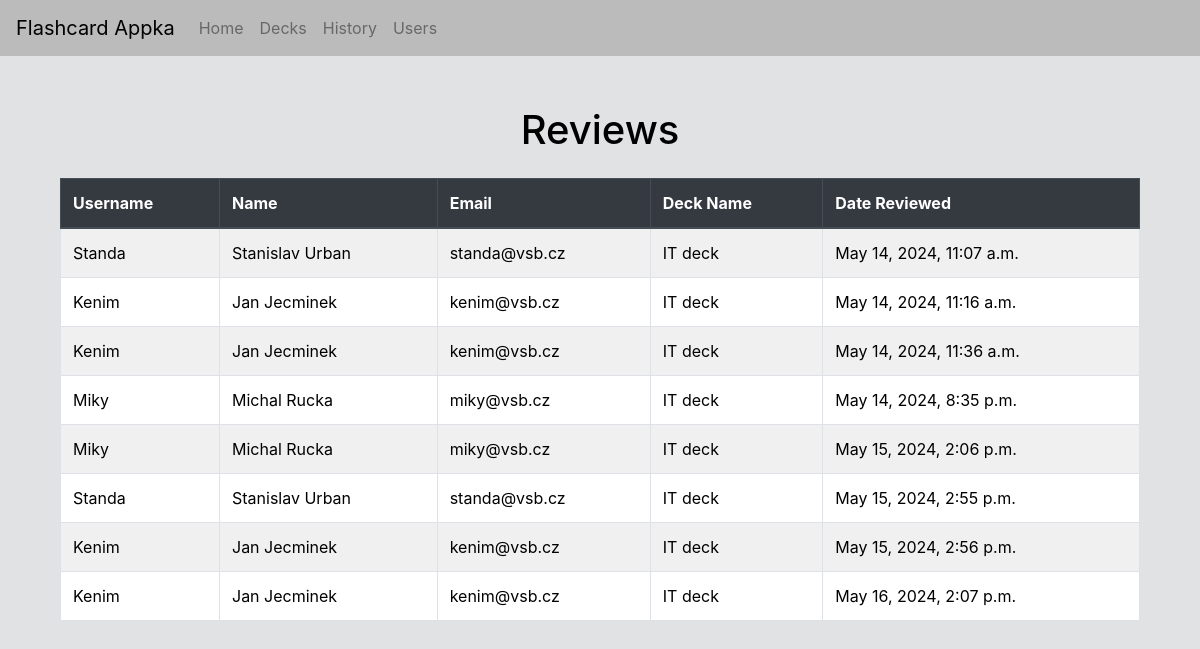
The app's page /reviews/ with its own data.
### playground/models.py (models this page shows, shortened)
class Review(models.Model):
    user = models.ForeignKey(Cuser, on_delete=models.CASCADE)
    deck = models.ForeignKey(Deck, on_delete=models.CASCADE)
    date_reviewed = models.DateTimeField(auto_now_add=True)

class Cuser(models.Model):
    username = models.CharField(max_length=50)
    email = models.EmailField(max_length=100)
    fname = models.CharField(max_length=50)
    lname = models.CharField(max_length=50)

class Deck(models.Model):
    name = models.CharField(max_length=100)
    user = models.ForeignKey(Cuser, on_delete=models.CASCADE)

### playground/views.py (the view)
# urls.py: path('reviews/', views.review_list, name='review_list'),
def review_list(request):
    reviews = Review.objects.select_related('user', 'deck').all()
    return render(request, 'reviews.html', {'reviews': reviews})

### playground/templates/reviews.html (shortened to what this page needs)
{% extends "base.html" %}
{% block content %}
  <div class="container mt-5">
    <h1 class="text-center mb-4">Reviews</h1>
    <div class="table-responsive">
      <table class="table table-bordered table-striped">
        <thead class="thead-dark">
          <tr>
            <th>Username</th>
            <th>Name</th>
            <th>Email</th>
            <th>Deck Name</th>
            <th>Date Reviewed</th>
          </tr>
        </thead>
        <tbody>
          {% for review in reviews %}
            <tr>
              <td>{{ review.user.username }}</td>
              <td>{{ review.user.fname }} {{ review.user.lname }}</td>
              <td>{{ review.user.email }}</td>
              <td>{{ review.deck.name }}</td>
              <td>{{ review.date_reviewed|date:"F j, Y, g:i a" }}</td>
            </tr>
          {% endfor %}
        </tbody>
      </table>
    </div>
  </div>
{% endblock %}

### playground/templates/base.html (shortened to what this page needs)
<!DOCTYPE html>
<html lang="en">
<head>
    <link rel="stylesheet" href="https://stackpath.bootstrapcdn.com/bootstrap/4.3.1/css/bootstrap.min.css">
</head>
<body>
<nav class="navbar navbar-expand-lg navbar-light">
    <a class="navbar-brand" href="{% url 'home' %}">Flashcard Appka</a>
    <div class="collapse navbar-collapse" id="navbarNav">
        <ul class="navbar-nav">
            <li class="nav-item">
                <a class="nav-link" href="{% url 'home' %}">Home <span class="sr-only">(current)</span></a>
            </li>
            <li class="nav-item">
                <a class="nav-link" href="{% url 'deck_list' %}">Decks</a>
            </li>
            <li class="nav-item">
                <a class="nav-link" href="{% url 'review_list' %}"">History</a>
            </li>
            <li class="nav-item">
                <a class="nav-link" href="{% url 'user_list' %}">Users</a>
            </li>
        </ul>
    </div>
</nav>
<div class="container">
    {% block content %} {% endblock %}
</div>
</body>
</html>

### playground/templates/base.html (style rules this page uses)
body { background-color: #e1e2e3; color: #000000; }
.container { margin-top: 50px; }
.navbar { background-color: #bbbbbb; }
h1 { color: #000000; }
.navbar-light .navbar-nav .nav-link { color: #686868; }
.navbar-light .navbar-brand { color: #000000; }
table.table-striped tbody tr td { color: #000000; }
table.table-striped thead th { color: #000000; }
.table-striped { background-color: #000000; }
.table-striped thead { background-color: #d3d3d3; }
.table-striped tbody tr { background-color: #ffffff; }
.table-striped tbody tr:nth-of-type(odd) { background-color: #f0f0f0; }

### records on screen
Review: user.username "Standa", user.fname "Stanislav", user.lname "Urban", user.email "standa@vsb.cz", deck.name "IT deck", date_reviewed "May 14, 2024, 11:07 a.m."
Review: user.username "Kenim", user.fname "Jan", user.lname "Jecminek", user.email "kenim@vsb.cz", deck.name "IT deck", date_reviewed "May 14, 2024, 11:16 a.m."
Review: user.username "Kenim", user.fname "Jan", user.lname "Jecminek", user.email "kenim@vsb.cz", deck.name "IT deck", date_reviewed "May 14, 2024, 11:36 a.m."
Review: user.username "Miky", user.fname "Michal", user.lname "Rucka", user.email "miky@vsb.cz", deck.name "IT deck", date_reviewed "May 14, 2024, 8:35 p.m."
Review: user.username "Miky", user.fname "Michal", user.lname "Rucka", user.email "miky@vsb.cz", deck.name "IT deck", date_reviewed "May 15, 2024, 2:06 p.m."
Review: user.username "Standa", user.fname "Stanislav", user.lname "Urban", user.email "standa@vsb.cz", deck.name "IT deck", date_reviewed "May 15, 2024, 2:55 p.m."
Review: user.username "Kenim", user.fname "Jan", user.lname "Jecminek", user.email "kenim@vsb.cz", deck.name "IT deck", date_reviewed "May 15, 2024, 2:56 p.m."
Review: user.username "Kenim", user.fname "Jan", user.lname "Jecminek", user.email "kenim@vsb.cz", deck.name "IT deck", date_reviewed "May 16, 2024, 2:07 p.m."
